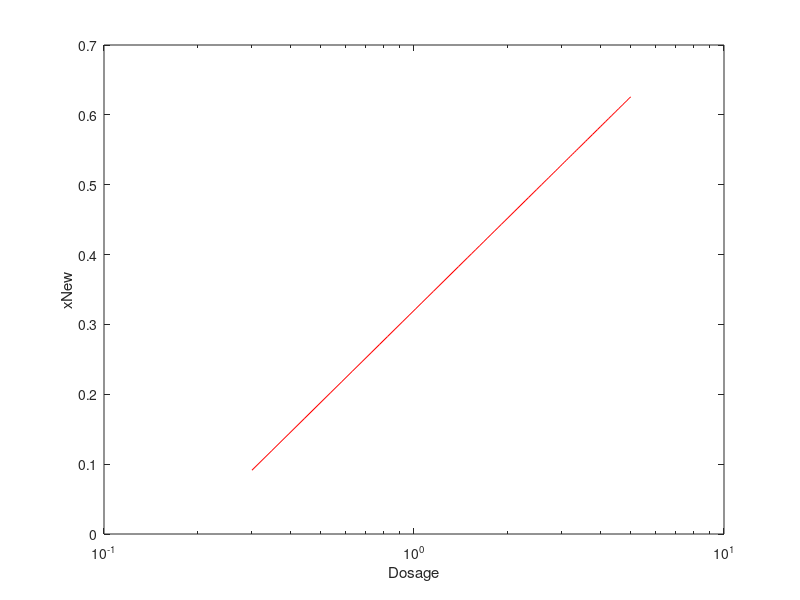

Recreate this plot in MATLAB. (Note: this script raises an error after producing the figure.)
%Plot the prediction for the CF position (xNew) as a function of Bicoid
%dosage (D)

%Start by defining the range of D values we're going to calculate the
%prediction for
%We could do
D=[0.5,1,2];
%However, let's create a set of numbers between reasonable bounds using
%linspace
D=linspace(0.3,5);  %Create 100 equally spaced points between 0.3 and 5

%Define the model parameters
xCF=0.32;           %Fraction of the embryo at which the WT CF shows up
lambda=0.19;        %Bicoid decay length in units of fraction of embryo length

%Calculate xNew
xNew=xCF+lambda*log(D);
%Plot it
semilogx(D,xNew,'-r')
xlabel('Dosage')
ylabel('xNew')


%Now analyze the data so we can test our model
%Load an image of a 1x embryo
Embryo=imread('1xBcd.tif');
imshow(Embryo)

%Strategy for finding the CF: We're going to click along the ventral side
%in order to measure the total length of the embryo and the length from the
%anterior end to the CF.

%We can record clicks on an image using ginput. By calling ginput, you can
%click as many times as you want on the plot. When you're done, you press
%enter. We'll keep track of the click corresponding to the CF.
%Clicks=ginput;     %Note that we comment this line out after we run the
                    %script for the first time in order to avoid having to
                    %click again
CFClick=10;     %The click corresponding to the CF

%See how good of a job we did at tracing the contour of the embryo by
%overlaying the image with a plot of the clicks
%First, extract the x and y values from Clicks
xClicks=Clicks(:,1);        %All rows in the first column of Clicks
yClicks=Clicks(:,2);        %All rows in the second column of Clicks
%Now, make the plots
hold on
plot(xClicks,yClicks,'.-r')
hold off


%Calculate the length of each segment
%First, create "Delta" vectors that have, for example,
%DeltaX=[x2-x1,x3-x2,...]
%This can be done using the diff function
DeltaX=diff(xClicks);
DeltaY=diff(yClicks);
%Second, calculate the square of each Delta element. Note that we need to
%raise to the power of 2 in an element-wise fashion by using the "."
%operator
DeltaX2=DeltaX.^2;
DeltaY2=DeltaY.^2;
%Third, add DeltaX2 and DeltaY2
SquareLengths=DeltaX2+DeltaY2;
%Finally, take the square root
Lengths=sqrt(SquareLengths);

%Calculate the total axis length by summing over all elements of Lengths
LengthEmbryo=sum(Lengths);
%Calculate the length until the CF by adding Lengths from 1 to CFClick-1
LengthCF=sum(Lengths(1:CFClick-1));
%Get the CF position with respect to the total length of the embryo
LengthCF/LengthEmbryo


%We got the data for the different dosages
DData=[0.5,1,2];
xNewData=[0.25,0.32,0.36];

%Plot the prediction
semilogx(D,xNew,'-r')
xlabel('Dosage')
ylabel('xNew')
hold on
plot(DData,xNewData,'.k','MarkerSize',20)
hold off








































